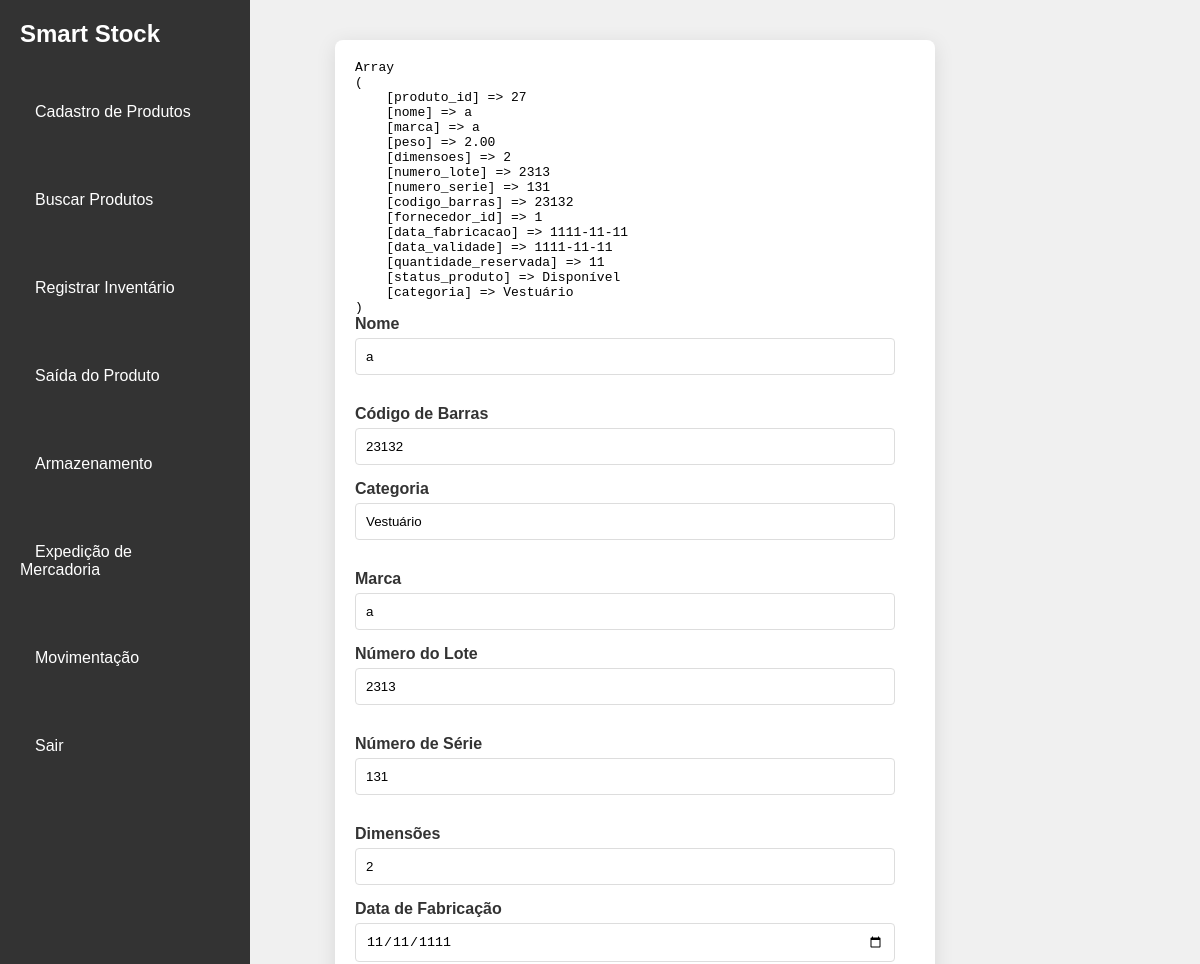
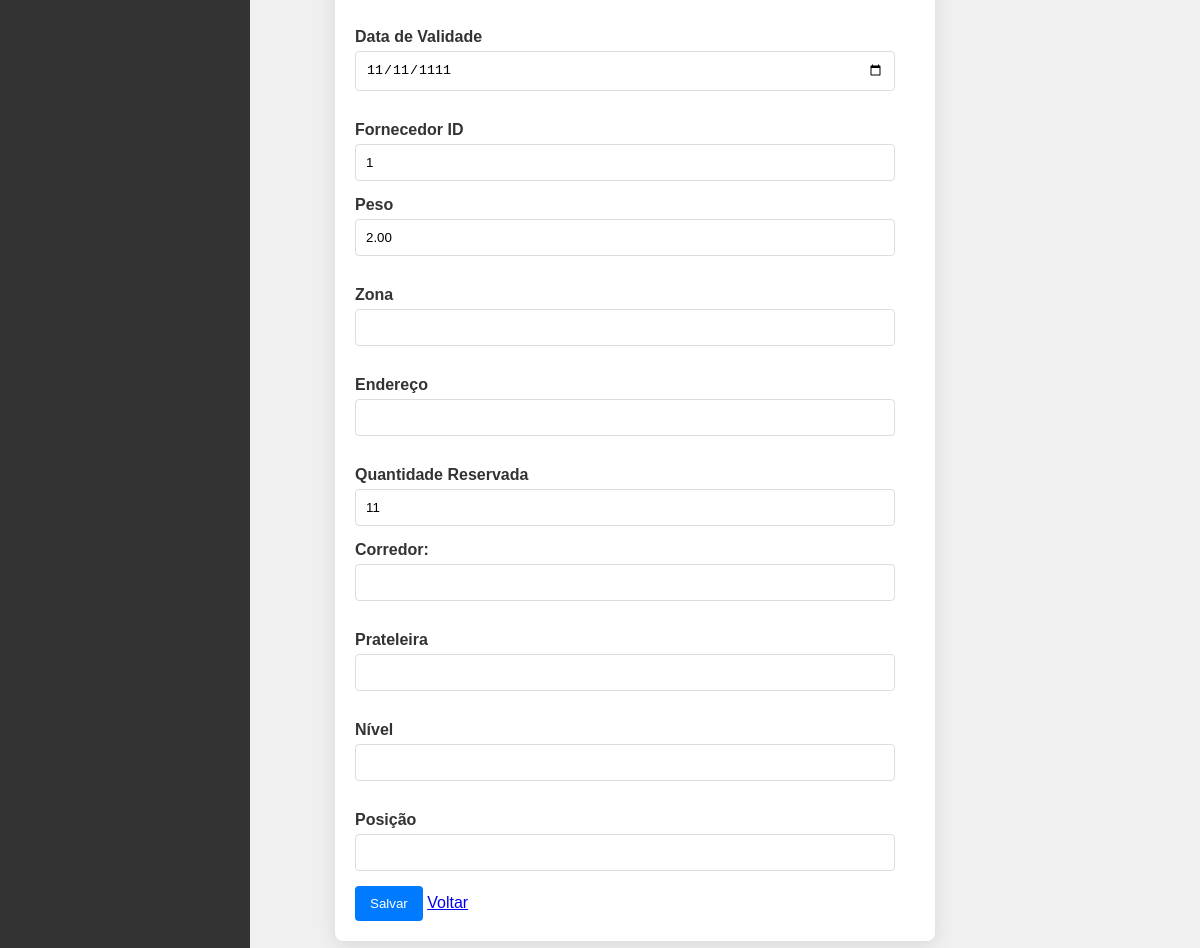
/view/editarProduto.php?id=27 (signed in), run on the app's committed database (2 pictures, top to bottom).
### tables this page shows
CREATE TABLE `produto` (
  `produto_id` int NOT NULL,
  `nome` varchar(255) NOT NULL,
  `marca` varchar(100) DEFAULT NULL,
  `peso` decimal(10,2) DEFAULT NULL,
  `dimensoes` varchar(100) DEFAULT NULL,
  `numero_lote` varchar(50) DEFAULT NULL,
  `numero_serie` varchar(50) DEFAULT NULL,
  `codigo_barras` varchar(50) DEFAULT NULL,
  `fornecedor_id` int DEFAULT NULL,
  `data_fabricacao` date DEFAULT NULL,
  `data_validade` date DEFAULT NULL,
  `quantidade_reservada` int DEFAULT '0',
  `status_produto` varchar(50) DEFAULT 'Disponível',
  `categoria` varchar(100) DEFAULT NULL
);

### dao/ProdutoDao.php (called while the page is built, shortened)
<?php
class ProdutoDAO
{
    public static function buscarProdutoPorId($codigo)
    {
        try {
            $conexao = Conexao::conectar();
            $querySelect = "SELECT * FROM produto WHERE produto_id = :produto_id";
            $stmt = $conexao->prepare($querySelect);
            $stmt->bindValue(':produto_id', $codigo, PDO::PARAM_INT);
            $stmt->execute();
            if ($stmt->rowCount() > 0) {
                return $stmt->fetch(PDO::FETCH_ASSOC);
            } else {
                throw new Exception("Produto não encontrado.");
            }
        } catch (PDOException $e) {
            throw new Exception("Erro ao buscar produto por ID: " . $e->getMessage());
        }
    }
}

### view/editarProduto.php (the view, shortened to what this page needs)
<!DOCTYPE html>
<html lang="pt-br">
<head>
    <link rel="stylesheet" href="../css/produto/editarProduto.css">
    <link rel="stylesheet" href="../css/header.css">
    <link rel="stylesheet" href="../css/index.css">
</head>
<body>
    <header id="header">
        <nav id="navbar">
            <h1 id="system-name">Smart Stock</h1>
            <ul id="nav">
                <li class="nav-item"><a href="cadastroProduto.php">Cadastro de Produtos</a></li>
                <li class="nav-item"><a href="listaProduto.php">Buscar Produtos</a></li>
                <li class="nav-item"><a href="registrarInventario.php">Registrar Inventário</a></li>
                <li class="nav-item"><a href="registrarSaidaProduto.php">Saída do Produto</a></li>
                <li class="nav-item"><a href="Armazenamento.php">Armazenamento</a></li>
                <li class="nav-item"><a href="ExpediçãodeMercadoria.php">Expedição de Mercadoria</a></li>
                <li class="nav-item"><a href="movimentacao.php">Movimentação</a></li>
                <li class="nav-item"><a href="../index.php">Sair</a></li>
            </ul>
        </nav>
    </header>
    <main>
        <form action="../controller/processaEdicaoProduto.php" method="post" id="form">
            <?php
            if (isset($_GET['id'])) {
                $produtoId = $_GET['id'];
                try {
                    $produto = ProdutoDao::buscarProdutoPorId($produtoId);
                } catch (Exception $e) {
                    echo '<pre>';
                    print_r($e);
                    echo '</pre>';
                    echo '<p>' . htmlspecialchars($e->getMessage()) . '</p>';
                }
                if (isset($produto) && is_array($produto)) {
                    echo '<pre>';
                    print_r($produto);
                    echo '</pre>';
            ?>
                    <div class="form-main">
                        <div class="input-column">
                            <div class="input-group">
                                <label for="nome">Nome</label>
                                <input type="text" id="nome" name="nome" value="<?php echo htmlspecialchars($produto['nome']); ?>" required>
                            </div>
                            <div class="input-group">
                                <label for="codigo_barras">Código de Barras</label>
                                <input type="text" id="codigo_barras" name="codigo_barras" value="<?php echo htmlspecialchars($produto['codigo_barras']); ?>" required>
                            </div>
                        </div>
                        <div class="input-column">
                            <div class="input-group">
                                <label for="categoria">Categoria</label>
                                <input type="text" id="categoria" name="categoria" value="<?php echo htmlspecialchars($produto['categoria']); ?>" required>
                            </div>
                            <div class="input-group">
                                <label for="marca">Marca</label>
                                <input type="text" id="marca" name="marca" value="<?php echo htmlspecialchars($produto['marca']); ?>" required>
                            </div>
                        </div>
                        <div class="input-column">
                            <div class="input-group">
                                <label for="numero_lote">Número do Lote</label>
                                <input type="text" id="numero_lote" name="numero_lote" value="<?php echo htmlspecialchars($produto['numero_lote']); ?>" required>
                            </div>
                            <div class="input-group">
                                <label for="numero_serie">Número de Série</label>
                                <input type="text" id="numero_serie" name="numero_serie" value="<?php echo htmlspecialchars($produto['numero_serie']); ?>" required>
                            </div>
                            <div class="input-group">
                                <label for="dimensoes">Dimensões</label>
                                <input type="text" id="dimensoes" name="dimensoes" value="<?php echo htmlspecialchars($produto['dimensoes']); ?>" required>
                            </div>
                        </div>
                        <div class="input-column">
                            <div class="input-group">
                                <label for="data_fabricacao">Data de Fabricação</label>
                                <input type="date" id="data_fabricacao" name="data_fabricacao" value="<?php echo htmlspecialchars($produto['data_fabricacao']); ?>" required>
                            </div>
                            <div class="input-group">
                                <label for="data_validade">Data de Validade</label>
                                <input type="date" id="data_validade" name="data_validade" value="<?php echo htmlspecialchars($produto['data_validade']); ?>" required>
                            </div>
                            <div class="input-group">
                                <label for="fornecedor_id">Fornecedor ID</label>
                                <input type="text" id="fornecedor_id" name="fornecedor_id" value="<?php echo htmlspecialchars($produto['fornecedor_id']); ?>" required>
                            </div>
                        </div>
                        <div class="input-column">
                            <div class="input-group">
                                <label for="peso">Peso</label>
                                <input type="number" step="0.01" id="peso" name="peso" value="<?php echo htmlspecialchars($produto['peso']); ?>" required>
                            </div>
                            <div class="input-group">
                                <label for="zona">Zona</label>
                                <input type="text" id="zona" name="zona" value="<?php echo htmlspecialchars($produto['zona']); ?>" required>
                            </div>
                            <div class="input-group">
                                <label for="endereco">Endereço</label>
                                <input type="text" id="endereco" name="endereco" value="<?php echo htmlspecialchars($produto['endereco']); ?>" required>
                            </div>
                            <div class="input-group">
                                <label for="quantidade_reservada">Quantidade Reservada</label>
                                <input type="number" id="quantidade_reservada" name="quantidade_reservada" value="<?php echo htmlspecialchars($produto['quantidade_reservada']); ?>" required>
                            </div>
                        </div>
                        <div class="input-column">
                            <div class="input-group">
                                <label>Corredor:</label>
                                <input type="text" name="corredor" value="<?php echo htmlspecialchars($produto['corredor']); ?>" required>
                            </div>
                            <div class="input-group">
                                <label for="prateleira">Prateleira</label>
                                <input type="text" id="prateleira" name="prateleira" value="<?php echo htmlspecialchars($produto['prateleira']); ?>" required>
                            </div>
                            <div class="input-group">
                                <label for="nivel">Nível</label>
                                <input type="text" id="nivel" name="nivel" value="<?php echo htmlspecialchars($produto['nivel']); ?>" required>
                            </div>
                            <div class="input-group">
                                <label for="posicao">Posição</label>
                                <input type="text" id="posicao" name="posicao" value="<?php echo htmlspecialchars($produto['posicao']); ?>" required>
                            </div>
                        </div>
                    </div>
                    <div class="form-actions">
                        <button type="submit">Salvar</button>
                        <a href="listaProduto.php">Voltar</a>
                    </div>
            <?php
                } else {
                    echo '<p>Produto não encontrado.</p>';
                }
            } else {
                echo '<p>ID do produto não fornecido.</p>';
            }
            ?>
        </form>
    </main>
</body>
</html>

### css/produto/editarProduto.css (style rules this page uses)
main { padding: 20px; }
#form { background-color: #fff; border-radius: 8px; box-shadow: 0 4px 20px rgba(0, 0, 0, 0.1); padding: 20px; max-width: 600px; margin: 20px auto; }
.input-column { display: flex; flex-direction: column; gap: 15px; }
.input-group { margin-bottom: 15px; }
#form label { display: block; margin-bottom: 5px; font-weight: bold; color: #333; }
#form input[type="text"], #form input[type="email"], #form input[type="number"], #form input[type="date"], #form textarea { width: calc(100% - 20px); padding: 10px; border: 1px solid #ddd; border-radius: 4px; transition: border-color 0.3s; }
button { background-color: #007bff; color: #fff; padding: 10px 15px; border: none; border-radius: 4px; cursor: pointer; transition: background-color 0.3s; }

### css/header.css (style rules this page uses)
#navbar { display: flex; flex-direction: column; justify-content: flex-start; align-items: flex-start; position: fixed; left: 0; top: 0; width: 250px; height: 100%; background-color: #333; padding: 20px; }
#nav { list-style-type: none; display: flex; flex-direction: column; gap: 70px; margin-top: 26%; }
.nav-item a { color: white; text-decoration: none; padding: 10px 15px; border-radius: 4px; width: 100%; transition: background-color 0.3s; }
main { margin: 0 200px 0 270px; }

### css/index.css (style rules this page uses)
* { box-sizing: border-box; margin: 0; padding: 0; }
body { font-family: Verdana, Geneva, Tahoma, sans-serif; background-color: #f0f0f0; }
h1 { color: #fff; }

### data on the page
produto: nome "a", codigo_barras "23132", categoria "Vestuário", marca "a", numero_lote "2313", numero_serie "131", dimensoes "2", data_fabricacao "11/11/1111", data_validade "11/11/1111", fornecedor_id "1", peso "2.00", quantidade_reservada "11"
